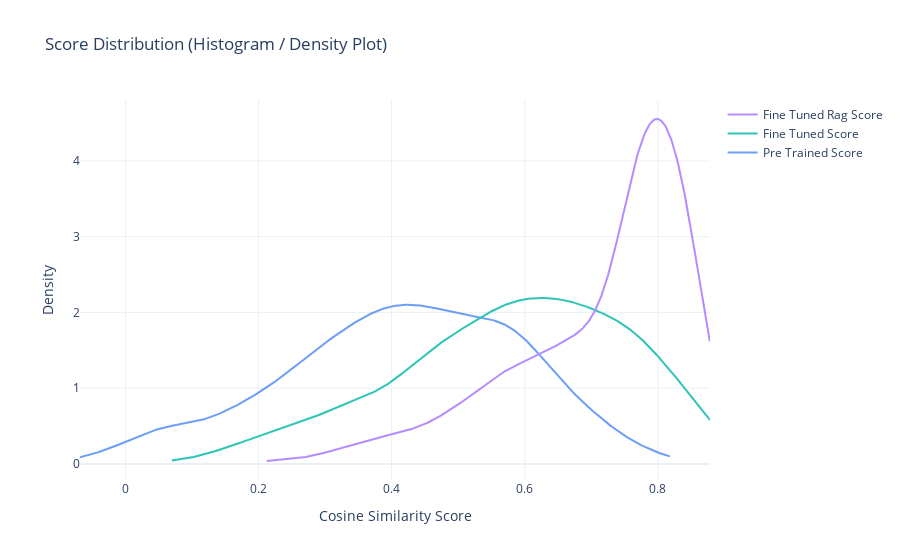

Notebook code for this chart:
### Code cell
import plotly.figure_factory as ff

slice_idx = slice(0, 1000)

# Prepare data
hist_data = [data[col][slice_idx] for col in ploting_column]
group_labels = [col.replace('_', ' ').title() for col in ploting_column]
colors = ['#6C9EF8', '#2EC4B6', '#B58CFF']

# Create density plot (KDE-like overlay)
fig = ff.create_distplot(
    hist_data, group_labels,
    colors=colors,
    show_hist=False,  # only smooth curves
    show_rug=False
)

fig.update_layout(
    title="Score Distribution (Histogram / Density Plot)",
    xaxis_title="Cosine Similarity Score",
    yaxis_title="Density",
    template='plotly_white'
)

fig.show()

### Figure 1 — Plotly figure (JSON) as saved in the notebook; plotly's stock layout.template omitted (floating-point values rounded to 4 significant figures; data arrays with more than 128 entries replaced by an {"elided": "..."} marker saying what was removed)
{"data": [{"legendgroup": "Pre Trained Score", "marker": {"color": "#6C9EF8"}, "mode": "lines", "name": "Pre Trained Score", "showlegend": true, "type": "scatter", "x": {"elided": "500 float values"}, "xaxis": "x", "y": {"elided": "500 float values"}, "yaxis": "y"}, {"legendgroup": "Fine Tuned Score", "marker": {"color": "#2EC4B6"}, "mode": "lines", "name": "Fine Tuned Score", "showlegend": true, "type": "scatter", "x": {"elided": "500 float values"}, "xaxis": "x", "y": {"elided": "500 float values"}, "yaxis": "y"}, {"legendgroup": "Fine Tuned Rag Score", "marker": {"color": "#B58CFF"}, "mode": "lines", "name": "Fine Tuned Rag Score", "showlegend": true, "type": "scatter", "x": {"elided": "500 float values"}, "xaxis": "x", "y": {"elided": "500 float values"}, "yaxis": "y"}], "layout": {"barmode": "overlay", "hovermode": "closest", "legend": {"traceorder": "reversed"}, "title": {"text": "Score Distribution (Histogram / Density Plot)"}, "xaxis": {"anchor": "y2", "domain": [0, 1], "title": {"text": "Cosine Similarity Score"}, "zeroline": false}, "yaxis": {"anchor": "free", "domain": [0, 1], "position": 0, "title": {"text": "Density"}}}}
